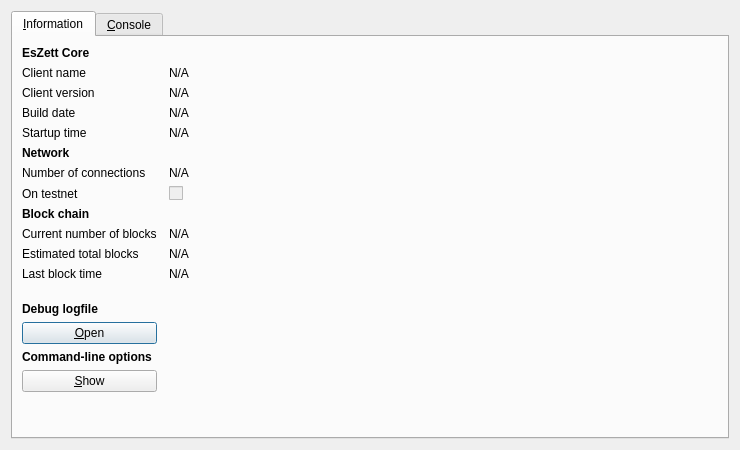
<?xml version="1.0" encoding="UTF-8"?>
<ui version="4.0">
 <class>RPCConsole</class>
 <widget class="QDialog" name="RPCConsole">
  <property name="geometry">
   <rect>
    <x>0</x>
    <y>0</y>
    <width>740</width>
    <height>450</height>
   </rect>
  </property>
  <property name="windowTitle">
   <string>EsZett - Debug window</string>
  </property>
  <layout class="QVBoxLayout" name="verticalLayout_2">
   <item>
    <widget class="QTabWidget" name="tabWidget">
     <property name="currentIndex">
      <number>0</number>
     </property>
     <widget class="QWidget" name="tab_info">
      <attribute name="title">
       <string>&amp;Information</string>
      </attribute>
      <layout class="QGridLayout" name="gridLayout" columnstretch="0,1">
       <property name="horizontalSpacing">
        <number>12</number>
       </property>
       <item row="0" column="0">
        <widget class="QLabel" name="label_9">
         <property name="font">
          <font>
           <weight>75</weight>
           <bold>true</bold>
          </font>
         </property>
         <property name="text">
          <string>EsZett Core</string>
         </property>
        </widget>
       </item>
       <item row="1" column="0">
        <widget class="QLabel" name="label_5">
         <property name="text">
          <string>Client name</string>
         </property>
        </widget>
       </item>
       <item row="1" column="1">
        <widget class="QLabel" name="clientName">
         <property name="cursor">
          <cursorShape>IBeamCursor</cursorShape>
         </property>
         <property name="text">
          <string>N/A</string>
         </property>
         <property name="textFormat">
          <enum>Qt::PlainText</enum>
         </property>
         <property name="textInteractionFlags">
          <set>Qt::LinksAccessibleByMouse|Qt::TextSelectableByKeyboard|Qt::TextSelectableByMouse</set>
         </property>
        </widget>
       </item>
       <item row="2" column="0">
        <widget class="QLabel" name="label_6">
         <property name="text">
          <string>Client version</string>
         </property>
        </widget>
       </item>
       <item row="2" column="1">
        <widget class="QLabel" name="clientVersion">
         <property name="cursor">
          <cursorShape>IBeamCursor</cursorShape>
         </property>
         <property name="text">
          <string>N/A</string>
         </property>
         <property name="textFormat">
          <enum>Qt::PlainText</enum>
         </property>
         <property name="textInteractionFlags">
          <set>Qt::LinksAccessibleByMouse|Qt::TextSelectableByKeyboard|Qt::TextSelectableByMouse</set>
         </property>
        </widget>
       </item>
       <item row="3" column="0">
        <widget class="QLabel" name="label_12">
         <property name="text">
          <string>Build date</string>
         </property>
        </widget>
       </item>
       <item row="3" column="1">
        <widget class="QLabel" name="buildDate">
         <property name="cursor">
          <cursorShape>IBeamCursor</cursorShape>
         </property>
         <property name="text">
          <string>N/A</string>
         </property>
         <property name="textFormat">
          <enum>Qt::PlainText</enum>
         </property>
         <property name="textInteractionFlags">
          <set>Qt::LinksAccessibleByMouse|Qt::TextSelectableByKeyboard|Qt::TextSelectableByMouse</set>
         </property>
        </widget>
       </item>
       <item row="4" column="0">
        <widget class="QLabel" name="label_13">
         <property name="text">
          <string>Startup time</string>
         </property>
        </widget>
       </item>
       <item row="4" column="1">
        <widget class="QLabel" name="startupTime">
         <property name="cursor">
          <cursorShape>IBeamCursor</cursorShape>
         </property>
         <property name="text">
          <string>N/A</string>
         </property>
         <property name="textFormat">
          <enum>Qt::PlainText</enum>
         </property>
         <property name="textInteractionFlags">
          <set>Qt::LinksAccessibleByMouse|Qt::TextSelectableByKeyboard|Qt::TextSelectableByMouse</set>
         </property>
        </widget>
       </item>
       <item row="5" column="0">
        <widget class="QLabel" name="label_11">
         <property name="font">
          <font>
           <weight>75</weight>
           <bold>true</bold>
          </font>
         </property>
         <property name="text">
          <string>Network</string>
         </property>
        </widget>
       </item>
       <item row="6" column="0">
        <widget class="QLabel" name="label_7">
         <property name="text">
          <string>Number of connections</string>
         </property>
        </widget>
       </item>
       <item row="6" column="1">
        <widget class="QLabel" name="numberOfConnections">
         <property name="cursor">
          <cursorShape>IBeamCursor</cursorShape>
         </property>
         <property name="text">
          <string>N/A</string>
         </property>
         <property name="textFormat">
          <enum>Qt::PlainText</enum>
         </property>
         <property name="textInteractionFlags">
          <set>Qt::LinksAccessibleByMouse|Qt::TextSelectableByKeyboard|Qt::TextSelectableByMouse</set>
         </property>
        </widget>
       </item>
       <item row="7" column="0">
        <widget class="QLabel" name="label_8">
         <property name="text">
          <string>On testnet</string>
         </property>
        </widget>
       </item>
       <item row="7" column="1">
        <widget class="QCheckBox" name="isTestNet">
         <property name="enabled">
          <bool>false</bool>
         </property>
         <property name="text">
          <string/>
         </property>
        </widget>
       </item>
       <item row="8" column="0">
        <widget class="QLabel" name="label_10">
         <property name="font">
          <font>
           <weight>75</weight>
           <bold>true</bold>
          </font>
         </property>
         <property name="text">
          <string>Block chain</string>
         </property>
        </widget>
       </item>
       <item row="9" column="0">
        <widget class="QLabel" name="label_3">
         <property name="text">
          <string>Current number of blocks</string>
         </property>
        </widget>
       </item>
       <item row="9" column="1">
        <widget class="QLabel" name="numberOfBlocks">
         <property name="cursor">
          <cursorShape>IBeamCursor</cursorShape>
         </property>
         <property name="text">
          <string>N/A</string>
         </property>
         <property name="textFormat">
          <enum>Qt::PlainText</enum>
         </property>
         <property name="textInteractionFlags">
          <set>Qt::LinksAccessibleByMouse|Qt::TextSelectableByKeyboard|Qt::TextSelectableByMouse</set>
         </property>
        </widget>
       </item>
       <item row="10" column="0">
        <widget class="QLabel" name="label_4">
         <property name="text">
          <string>Estimated total blocks</string>
         </property>
        </widget>
       </item>
       <item row="10" column="1">
        <widget class="QLabel" name="totalBlocks">
         <property name="cursor">
          <cursorShape>IBeamCursor</cursorShape>
         </property>
         <property name="text">
          <string>N/A</string>
         </property>
         <property name="textFormat">
          <enum>Qt::PlainText</enum>
         </property>
         <property name="textInteractionFlags">
          <set>Qt::LinksAccessibleByMouse|Qt::TextSelectableByKeyboard|Qt::TextSelectableByMouse</set>
         </property>
        </widget>
       </item>
       <item row="11" column="0">
        <widget class="QLabel" name="label_2">
         <property name="text">
          <string>Last block time</string>
         </property>
        </widget>
       </item>
       <item row="11" column="1">
        <widget class="QLabel" name="lastBlockTime">
         <property name="cursor">
          <cursorShape>IBeamCursor</cursorShape>
         </property>
         <property name="text">
          <string>N/A</string>
         </property>
         <property name="textFormat">
          <enum>Qt::PlainText</enum>
         </property>
         <property name="textInteractionFlags">
          <set>Qt::LinksAccessibleByMouse|Qt::TextSelectableByKeyboard|Qt::TextSelectableByMouse</set>
         </property>
        </widget>
       </item>
       <item row="12" column="0">
        <spacer name="verticalSpacer_2">
         <property name="orientation">
          <enum>Qt::Vertical</enum>
         </property>
         <property name="sizeHint" stdset="0">
          <size>
           <width>20</width>
           <height>20</height>
          </size>
         </property>
        </spacer>
       </item>
       <item row="13" column="0">
        <widget class="QLabel" name="labelDebugLogfile">
         <property name="font">
          <font>
           <weight>75</weight>
           <bold>true</bold>
          </font>
         </property>
         <property name="text">
          <string>Debug logfile</string>
         </property>
        </widget>
       </item>
       <item row="14" column="0">
        <widget class="QPushButton" name="openDebugLogfileButton">
         <property name="toolTip">
          <string>Open the EsZett debug logfile from the current data directory. This can take a few seconds for large logfiles.</string>
         </property>
         <property name="text">
          <string>&amp;Open</string>
         </property>
        </widget>
       </item>
       <item row="15" column="0">
        <widget class="QLabel" name="labelCLOptions">
         <property name="font">
          <font>
           <weight>75</weight>
           <bold>true</bold>
          </font>
         </property>
         <property name="text">
          <string>Command-line options</string>
         </property>
        </widget>
       </item>
       <item row="16" column="0">
        <widget class="QPushButton" name="showCLOptionsButton">
         <property name="toolTip">
          <string>Show the EsZett-Qt help message to get a list with possible EsZett command-line options.</string>
         </property>
         <property name="text">
          <string>&amp;Show</string>
         </property>
        </widget>
       </item>
       <item row="17" column="0">
        <spacer name="verticalSpacer">
         <property name="orientation">
          <enum>Qt::Vertical</enum>
         </property>
         <property name="sizeHint" stdset="0">
          <size>
           <width>20</width>
           <height>40</height>
          </size>
         </property>
        </spacer>
       </item>
      </layout>
     </widget>
     <widget class="QWidget" name="tab_console">
      <attribute name="title">
       <string>&amp;Console</string>
      </attribute>
      <layout class="QVBoxLayout" name="verticalLayout_3">
       <property name="spacing">
        <number>3</number>
       </property>
       <item>
        <widget class="QTextEdit" name="messagesWidget">
         <property name="minimumSize">
          <size>
           <width>0</width>
           <height>100</height>
          </size>
         </property>
         <property name="readOnly">
          <bool>true</bool>
         </property>
         <property name="tabKeyNavigation" stdset="0">
          <bool>false</bool>
         </property>
         <property name="columnCount" stdset="0">
          <number>2</number>
         </property>
        </widget>
       </item>
       <item>
        <layout class="QHBoxLayout" name="horizontalLayout">
         <property name="spacing">
          <number>3</number>
         </property>
         <item>
          <widget class="QLabel" name="label">
           <property name="text">
            <string notr="true">&gt;</string>
           </property>
          </widget>
         </item>
         <item>
          <widget class="QLineEdit" name="lineEdit"/>
         </item>
         <item>
          <widget class="QPushButton" name="clearButton">
           <property name="maximumSize">
            <size>
             <width>24</width>
             <height>24</height>
            </size>
           </property>
           <property name="toolTip">
            <string>Clear console</string>
           </property>
           <property name="text">
            <string/>
           </property>
           <property name="icon">
            <iconset resource="../bitcoin.qrc">
             <normaloff>:/icons/remove</normaloff>:/icons/remove</iconset>
           </property>
           <property name="shortcut">
            <string notr="true">Ctrl+L</string>
           </property>
           <property name="autoDefault">
            <bool>false</bool>
           </property>
          </widget>
         </item>
        </layout>
       </item>
       <item>
        <layout class="QHBoxLayout" name="bottomLayout">
         <property name="spacing">
          <number>3</number>
         </property>
         <item>
          <widget class="QLabel" name="notice">
           <property name="text">
            <string>For more information on these commands, see the Wiki</string>
           </property>
          </widget>
         </item>
        </layout>
       </item>
      </layout>
     </widget>
    </widget>
   </item>
  </layout>
 </widget>
 <resources>
  <include location="../bitcoin.qrc"/>
 </resources>
 <connections/>
</ui>
